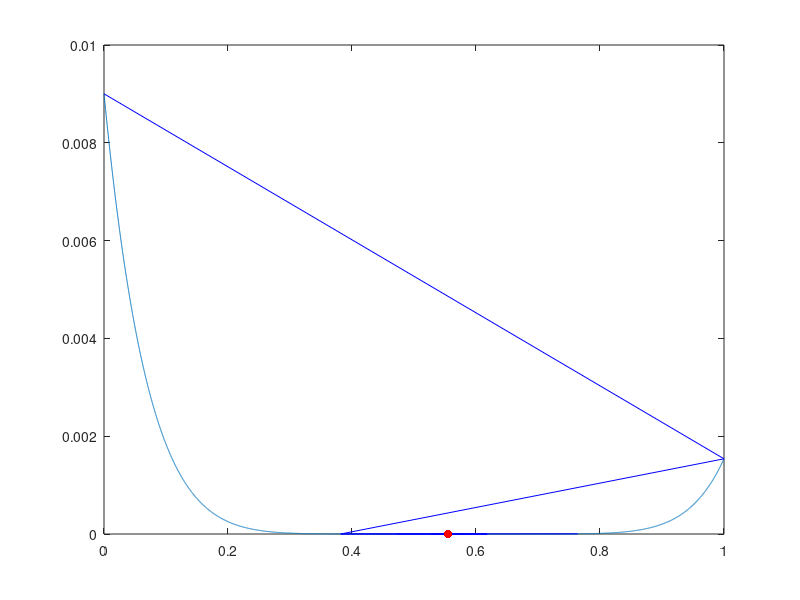

MATLAB code to generate this figure:
function lab02()
    clc();
    clf();

    debugFlg = 1;
    delayS = 1e-2;
    a = 0;
    b = 1;
    eps = 1e-6;

    fplot(@f, [a, b]);
    hold on;

    [xStar, fStar] = goldenRatio(a, b, eps, debugFlg, delayS);

    scatter(xStar, fStar, 'r', 'filled');

    legend("off");
end

function [xStar, fStar] = goldenRatio(a, b, eps, debugFlg, delayS)
    tau = (sqrt(5) - 1) / 2;
    l = b - a;

    x1 = b - tau * l;
    x2 = a + tau * l;
    f1 = f(x1);
    f2 = f(x2);

    i = 0;
    while 1
        i = i + 1;

        if debugFlg
            fprintf('№ %2d ai=%.10f bi=%.10f\n', i, a, b);
            line([a b], [f(a) f(b)], 'color', 'b');
            hold on;
            pause(delayS);
        end

        if l > 2 * eps
            if f1 <= f2
                b = x2;
                l = b - a;

                x2 = x1;
                f2 = f1;

                x1 = b - tau * l;
                f1 = f(x1);
            else
                a = x1;
                l = b - a;

                x1 = x2;
                f1 = f2;

                x2 = a + tau * l;
                f2 = f(x2);
            end
        else
            xStar = (a + b) / 2;
            fStar= f(xStar);
            break
        end
    end

    i = i + 1;
    if debugFlg
        fprintf('№ %2d ai=%.10f bi=%.10f\n', i, a, b);
        fprintf('RESULT: x*=%.10f f(x*)=%.10f\n', xStar, fStar);

        line([a b], [f(a) f(b)], 'color', 'r');
    end
end

function y = f(x)
    y = power(x - 0.555, 8);
    %k = power(5,1/3);

    %y = sinh((3 * power(x,4) - x + sqrt(17) - 3) / 2) + sin((k * power(x, 3) - k * x + 1 - 2 * k) ./ (-power(x,3) + x + 2));
end
